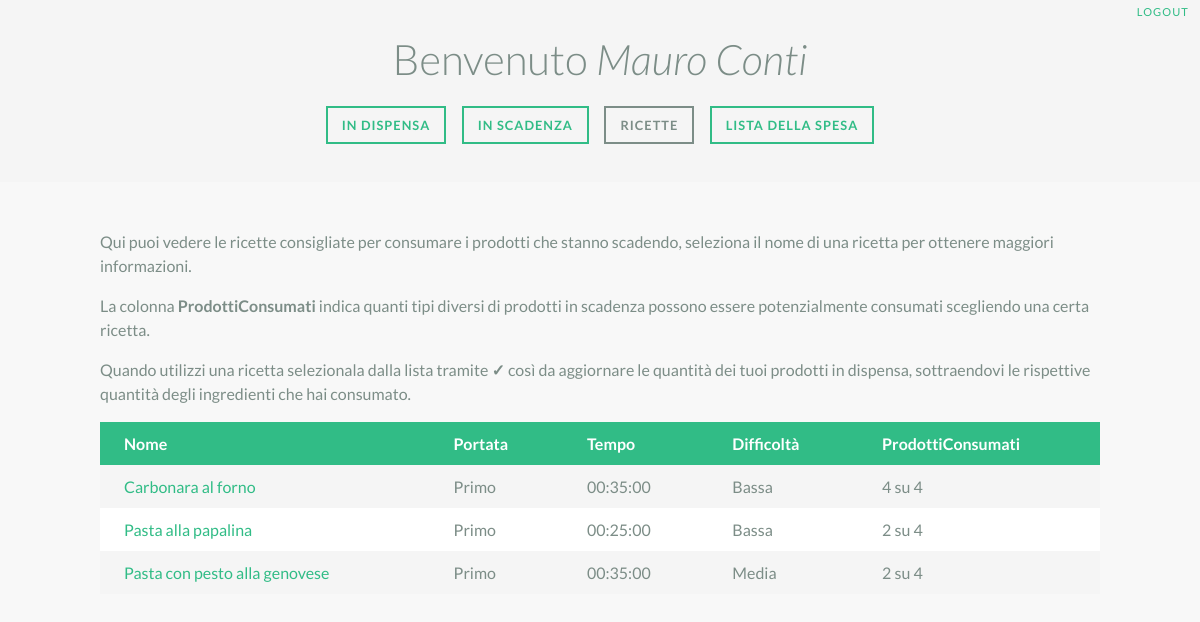
Screenshot of /eTable_simple/ricette.php (signed in) with the database file from the repository.
### tables this page shows
CREATE TABLE IF NOT EXISTS `Ricetta` (
  `Nome` varchar(100) NOT NULL,
  `Portata` enum('Primo','Secondo','Spuntino','Dessert','Contorno') NOT NULL,
  `Tempo` time NOT NULL,
  `Difficolta` enum('Bassa','Media','Alta') NOT NULL,
  `Istruzioni` text
);

### eTable_simple/ricette.php (the view, shortened to what this page needs)
<?php
  include_once 'library.php';
  if(!isset($_SESSION['username'])){
    header("Location: index.php");
  }
  else{
    $username = $_SESSION['username'];
    $nome = $_SESSION['nome'];
    $cognome = $_SESSION['cognome'];
    $phpself = $_SERVER['PHP_SELF'];
  }
?>
<html lang="en" class="no-js">
<head>
  <link rel="stylesheet" type="text/css" href="css/normalize.css" />
  <link rel="stylesheet" type="text/css" href="css/demo.css" />
  <link rel="stylesheet" type="text/css" href="css/component.css" />
</head>
<body>
  <div class="container">
      <div class="codrops-top clearfix">
        <span class="right"><a  href="logout.php"><span>Logout</span></a></span>
      </div>
    <header>
      <?php
echo<<<end
        <h1>Benvenuto <em>$nome $cognome</em></h1>
        <nav class="codrops-demos">
          <a href="dispensa.php" title="dispensa">In Dispensa</a>
          <a href="scadenza.php" title="scadenza">In Scadenza</a>
          <a class="current-demo" href="$phpself" title="ricette">Ricette</a>
          <a href="lista_spesa.php?page=lista_spesa" title="lista_spesa">Lista della spesa</a>
        </nav>
end;
      ?>
    </header>
    <div class="component">
      <?php
        echo "<p>Qui puoi vedere le ricette consigliate per consumare i prodotti che stanno scadendo, seleziona il nome di una ricetta per
                 ottenere maggiori informazioni.
              </p>
              <p>
                 La colonna <strong>ProdottiConsumati</strong> indica quanti tipi diversi di prodotti in scadenza possono essere
                 potenzialmente consumati scegliendo una certa ricetta.
             </p>
             <p>
                 Quando utilizzi una ricetta selezionala dalla lista tramite <strong>&#10003</strong> così da aggiornare le quantità dei tuoi prodotti in
                 dispensa, sottraendovi le rispettive quantità degli ingredienti che hai consumato.
             </p>";
        $query = "SELECT COUNT(DISTINCT TipoProdotto) AS n
                  FROM ProdottoInDispensa
                  WHERE Utente=\"$username\" AND DataScadenza < DATE_ADD(CURDATE(),INTERVAL 2 WEEK)";
        $res = mysql_query($query) or die(mysql_error());
        $row = mysql_fetch_assoc($res);
        $n_prod_scad = 0;
        if($row)
          $n_prod_scad = $row['n'];
        $query = "SELECT R.Nome,R.Portata,R.Tempo,R.Difficolta AS Difficoltà,
                         CONCAT(COUNT(DISTINCT PD.TipoProdotto),' su ',$n_prod_scad) AS ProdottiConsumati
                  FROM (Ingrediente I JOIN Ricetta R ON I.NomeRicetta = R.Nome)
                       JOIN ProdottoInDispensa PD ON I.TipoProdotto = PD.TipoProdotto
                  WHERE PD.Utente = '$username' AND PD.DataScadenza < DATE_ADD(CURDATE(),INTERVAL 2 WEEK)
                  GROUP BY R.Nome
                  ORDER BY COUNT(*) DESC";
        $res = mysql_query($query) or die(mysql_error());
        if(mysql_num_rows($res)){
        while($row = mysql_fetch_assoc($res)){
          echo "<tr>";
          foreach ($row as $key => $value) {
            if($key == 'Nome')
              echo "<td><a href=\"ricette_info.php?ricetta_nome=$value\">$value</a></td>";
            else
              echo "<td>$value</td>";
          }
          echo "</tr>";
        }
      }
      ?>
</body>
</html>

### eTable_simple/css/demo.css (style rules this page uses)
*, *:after, *:before { -webkit-box-sizing: border-box; -moz-box-sizing: border-box; box-sizing: border-box; }
body { font-family: 'Lato', Arial, sans-serif; color: #7c8d87; background: #f8f8f8; }
a { color: #31bc86; text-decoration: none; }
.container > header { margin: 0 auto; padding: 2em; text-align: center; background: rgba(0,0,0,0.01); }
.container > header h1 { font-size: 2.625em; line-height: 1.3; margin: 0; font-weight: 300; }
.codrops-top { background: #fff; background: rgba(255, 255, 255, 0.6); text-transform: uppercase; width: 100%; font-size: 0.69em; line-height: 2.2; }
.codrops-top a { text-decoration: none; padding: 0 1em; letter-spacing: 0.1em; display: inline-block; }
.codrops-top span.right { float: right; }
.codrops-top span.right a { float: left; display: block; }
.codrops-demos { padding-top: 1em; font-size: 0.8em; }
.codrops-demos a { display: inline-block; margin: 0.5em; padding: 0.7em 1.1em; outline: none; border: 2px solid #31bc86; text-decoration: none; text-transform: uppercase; letter-spacing: 1px; font-weight: 700; }
.codrops-demos a:hover, .codrops-demos a.current-demo, .codrops-demos a.current-demo:hover { border-color: #7c8d87; color: #7c8d87; }

### eTable_simple/css/component.css (style rules this page uses)
.component { line-height: 1.5em; margin: 0 auto; padding: 2em 0 3em; width: 90%; max-width: 1000px; overflow: hidden; }
td, th { padding: 0.75em 1.5em; text-align: left; }
tbody tr:nth-child(2n-1) { background-color: #f5f5f5; transition: all .125s ease-in-out; }

### rows the page displays
ricetta: Nome "Carbonara al forno", Portata "Primo", Tempo "00:35:00", Difficolta "Bassa", value "4 su 4"
ricetta: Nome "Pasta alla papalina", Portata "Primo", Tempo "00:25:00", Difficolta "Bassa", value "2 su 4"
ricetta: Nome "Pasta con pesto alla genovese", Portata "Primo", Tempo "00:35:00", Difficolta "Media", value "2 su 4"

### other values shown
$nome "Mauro"
$cognome "Conti"
$value "Nome"
$value "Portata"
$value "Tempo"
$value "Difficoltà"
$value "ProdottiConsumati"
